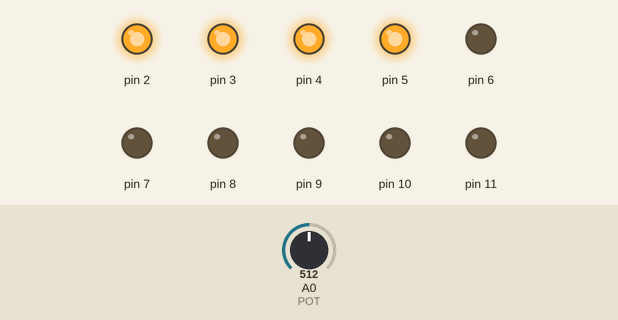
Recording of a sketch running on a simulated Arduino Uno, built with avr-gcc and run on an emulated ATmega328P. On the bench: output pins drawn as LEDs (lit = HIGH). The inputs (shaded band) are chosen by the test bench; at power-on: A0 (POT) = 512.

Above: at 1.2 s.
1.3 s: A0 (POT) set to 525
At 2.5 s:
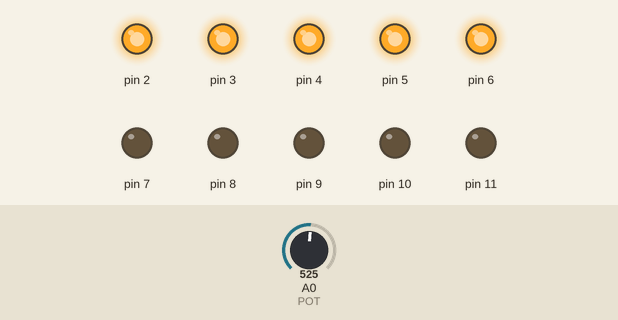
2.8 s: A0 (POT) set to 716
At 3.7 s:
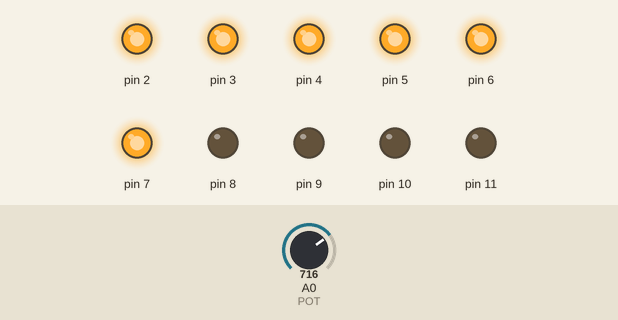
4.3 s: A0 (POT) set to 728
At 4.8 s:
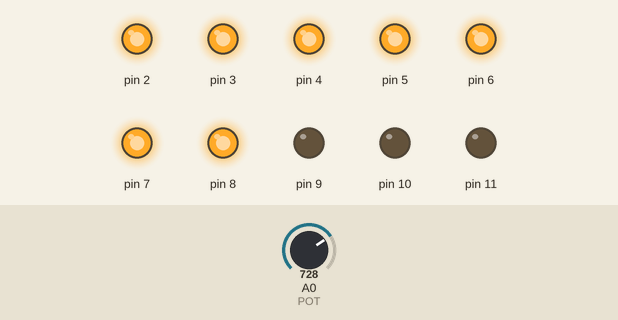
5.8 s: A0 (POT) set to 900
At 7.0 s:
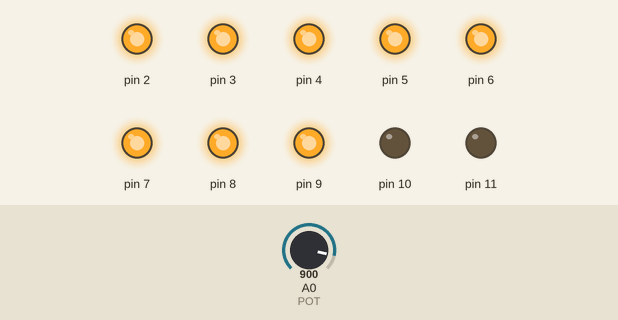
7.3 s: A0 (POT) set to 935
At 8.3 s:
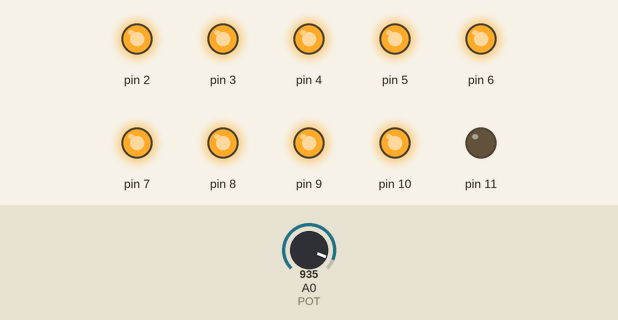
8.8 s: A0 (POT) set to 511
At 9.5 s:
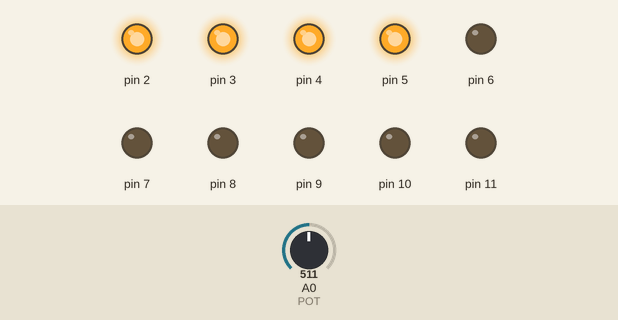
Timing chart, 0 to 11.3 s (numbered marks = the images above; inputs shaded):
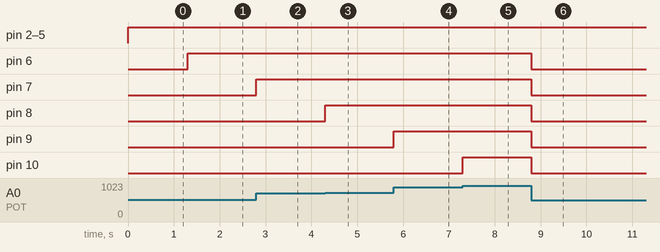

The sketch:

Lab3PP.ino
```cpp
#define POT A0

int LED1 = 2;
int LED2 = 3;
int LED3 = 4;
int LED4 = 5;
int LED5 = 6;
int LED6 = 7;
int LED7 = 8;
int LED8 = 9;
int LED9 = 10;
int LED10 = 11;


void setup() {
  // put your setup code here, to run once:
  pinMode(POT, INPUT);
  for (int i = 2; i <= 11; i++) {
    pinMode(i, OUTPUT);
    digitalWrite(i, LOW);
  }
}

void loop() {
  // put your main code here, to run repeatedly:
  int potValue = map(analogRead(POT), 0, 1023, 0, 255);
  int ledLevel = map(potValue, 0, 255, 1, 11);

  for (int i = 2; i <= 11; i++) {
    if (i <= ledLevel) {
      digitalWrite(i, HIGH);
    } else {
      digitalWrite(i, LOW);
    }
  }
}
```

Measured:
- the behaviour switches between 513 and 514 on A0 (POT) (found by bisection; images 0 and 1)
- the behaviour switches between 718 and 719 on A0 (POT) (found by bisection; images 2 and 3)
- the behaviour switches between 922 and 923 on A0 (POT) (found by bisection; images 4 and 5)
- after the input at 1.3 s, pin 6: LOW → HIGH at once
- after the input at 2.8 s, pin 7: LOW → HIGH at once
- after the input at 4.3 s, pin 8: LOW → HIGH at once
- after the input at 5.8 s, pin 9: LOW → HIGH at once
- after the input at 7.3 s, pin 10: LOW → HIGH at once
- after the input at 8.8 s, pin 6–10: HIGH → LOW at once
